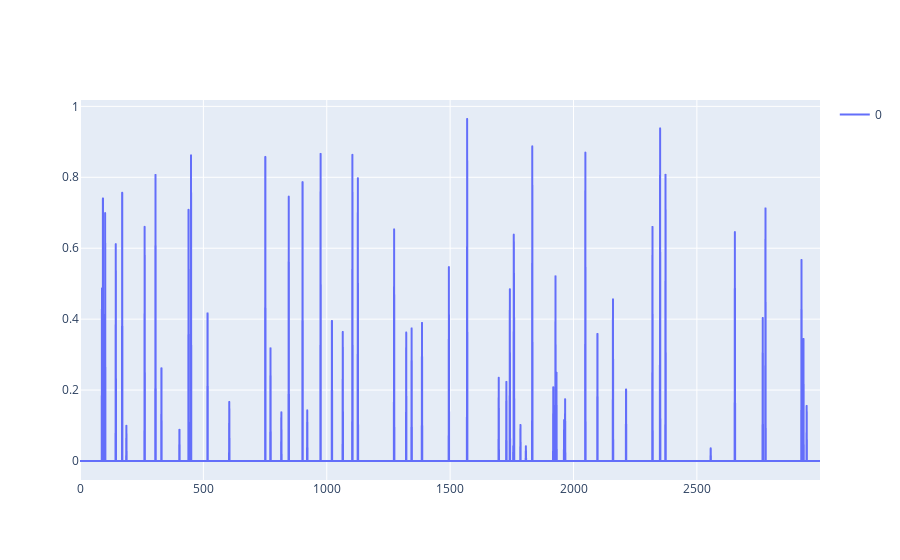

Notebook code for this chart:
### Code cell
util.plotting(generator.datasets.U_[0,:])

### Figure 1 — Plotly figure (JSON) as saved in the notebook; plotly's stock layout.template omitted (floating-point values rounded to 4 significant figures; data arrays with more than 128 entries replaced by an {"elided": "..."} marker saying what was removed)
{"data": [{"hovertemplate": "variable=0<br>index=%{x}<br>value=%{y}<extra></extra>", "legendgroup": "0", "line": {"color": "#636efa", "dash": "solid"}, "marker": {"symbol": "circle"}, "mode": "lines", "name": "0", "showlegend": true, "type": "scattergl", "x": {"elided": "3000 int values"}, "xaxis": "x", "y": {"elided": "3000 float values"}, "yaxis": "y"}], "layout": {"title": {}}}
